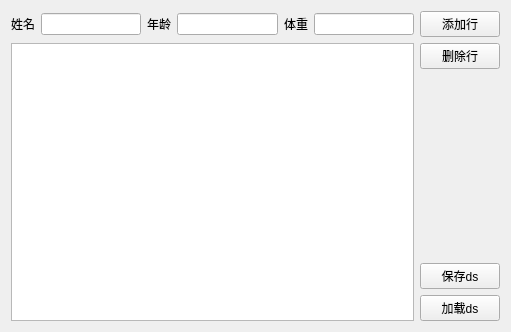
<?xml version="1.0" encoding="UTF-8"?>
<ui version="4.0">
 <class>Widget</class>
 <widget class="QWidget" name="Widget">
  <property name="geometry">
   <rect>
    <x>0</x>
    <y>0</y>
    <width>511</width>
    <height>332</height>
   </rect>
  </property>
  <property name="windowTitle">
   <string>Widget</string>
  </property>
  <layout class="QVBoxLayout" name="verticalLayout_2">
   <item>
    <layout class="QHBoxLayout" name="horizontalLayout">
     <item>
      <widget class="QLabel" name="label">
       <property name="text">
        <string>姓名</string>
       </property>
      </widget>
     </item>
     <item>
      <widget class="QLineEdit" name="lineEditName"/>
     </item>
     <item>
      <widget class="QLabel" name="label_2">
       <property name="text">
        <string>年龄</string>
       </property>
      </widget>
     </item>
     <item>
      <widget class="QLineEdit" name="lineEditAge"/>
     </item>
     <item>
      <widget class="QLabel" name="label_3">
       <property name="text">
        <string>体重</string>
       </property>
      </widget>
     </item>
     <item>
      <widget class="QLineEdit" name="lineEditWeight"/>
     </item>
     <item>
      <widget class="QPushButton" name="pushButtonAdd">
       <property name="text">
        <string>添加行</string>
       </property>
      </widget>
     </item>
    </layout>
   </item>
   <item>
    <layout class="QHBoxLayout" name="horizontalLayout_2">
     <item>
      <widget class="QListWidget" name="listWidget"/>
     </item>
     <item>
      <layout class="QVBoxLayout" name="verticalLayout">
       <item>
        <widget class="QPushButton" name="pushButtonDel">
         <property name="text">
          <string>删除行</string>
         </property>
        </widget>
       </item>
       <item>
        <spacer name="verticalSpacer">
         <property name="orientation">
          <enum>Qt::Vertical</enum>
         </property>
         <property name="sizeHint" stdset="0">
          <size>
           <width>20</width>
           <height>40</height>
          </size>
         </property>
        </spacer>
       </item>
       <item>
        <widget class="QPushButton" name="pushButtonSaveDS">
         <property name="text">
          <string>保存ds</string>
         </property>
        </widget>
       </item>
       <item>
        <widget class="QPushButton" name="pushButtonLoadDS">
         <property name="text">
          <string>加载ds</string>
         </property>
        </widget>
       </item>
      </layout>
     </item>
    </layout>
   </item>
  </layout>
 </widget>
 <resources/>
 <connections/>
</ui>
